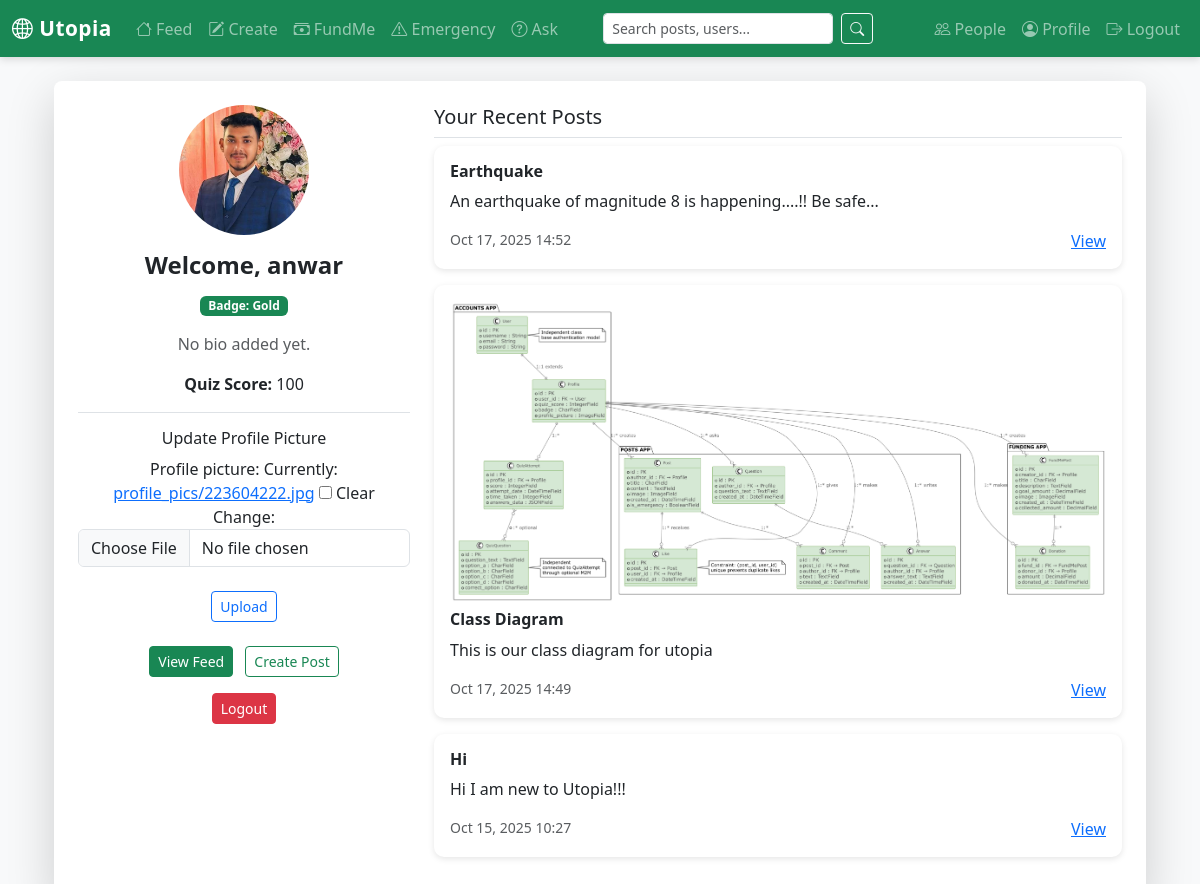
Screenshot of /accounts/profile/ (signed in) with the database file from the repository.
### accounts/models.py (models this page shows, shortened)
class Profile(models.Model):
    user = models.OneToOneField(User, on_delete=models.CASCADE)
    display_name = models.CharField(max_length=150, blank=True)
    bio = models.TextField(blank=True)
    profile_image = models.ImageField(upload_to='profiles/', blank=True, null=True)
    quiz_score = models.IntegerField(null=True, blank=True)    # percent or raw
    badge = models.CharField(max_length=50, choices=[("Bronze","Bronze"),("Silver","Silver"),("Gold","Gold")], default="Bronze")
    created_at = models.DateTimeField(auto_now_add=True)
    updated_at = models.DateTimeField(auto_now=True)
    profile_picture = models.ImageField(upload_to='profile_pics/', blank=True, null=True)

### posts/models.py (models this page shows, shortened)
class Post(models.Model):
    profile = models.ForeignKey("accounts.Profile", on_delete=models.CASCADE, related_name="posts")
    title = models.CharField(max_length=200, blank=True)
    content = models.TextField(blank=True)
    image = models.ImageField(upload_to="posts/", blank=True, null=True)
    is_emergency = models.BooleanField(default=False)
    created_at = models.DateTimeField(default=timezone.now)
    updated_at = models.DateTimeField(auto_now=True)
    likes_count = models.IntegerField(default=0)
    class Meta:
        ordering = ["-created_at"]

### accounts/views.py (the view)
# urls.py: path("profile/", views.profile, name="profile"),
@login_required
def profile(request):
    username = request.GET.get('user')
    if username and username != request.user.username:
        user = get_object_or_404(User, username=username)
        profile = user.profile
        editable = False
    else:
        user = request.user
        profile = user.profile
        editable = True
    if editable and request.method == "POST":
        form = ProfilePictureForm(request.POST, request.FILES, instance=profile)
        if form.is_valid():
            if 'profile_picture-clear' in request.POST:
                if profile.profile_picture:
                    profile.profile_picture.delete(save=False)
                profile.profile_picture = None
            form.save()
            messages.success(request, "Profile updated successfully.")
            return redirect('accounts:profile')
    else:
        form = ProfilePictureForm(instance=profile)
    return render(request, 'accounts/account_profile.html', {
        'form': form,
        'profile': profile,
        'editable': editable,  # ✅ Pass to template to hide edit form for others
        'user_viewed': user,
    })

### accounts/forms.py
class ProfilePictureForm(forms.ModelForm):
    class Meta:
        model = Profile
        fields = ['profile_picture']
        widgets = {
            'profile_picture': forms.ClearableFileInput(attrs={'class': 'form-control'}),
        }

### templates/accounts/account_profile.html (shortened to what this page needs)
{% extends 'base.html' %}
{% load static %}
{% block content %}
<div class="container mt-4">
  <div class="card shadow-lg p-4 rounded-3">
    <div class="row">
      <div class="col-md-4 text-center">
        {% if profile.profile_picture %}
          <img src="{{ profile.profile_picture.url }}" class="rounded-circle mb-3" width="130" height="130" alt="Profile Picture">
        {% else %}
          <div class="border rounded-circle d-inline-block bg-light mb-3" style="width:130px;height:130px;line-height:130px;">
            <span class="text-muted">No Picture</span>
          </div>
        {% endif %}
        <h4 class="fw-semibold">Welcome, {{ user.username }}</h4>
        {% if profile.badge %}
          <span class="badge bg-success mt-2">Badge: {{ profile.badge }}</span>
        {% else %}
          <span class="badge bg-secondary mt-2">No badge yet</span>
        {% endif %}
        <p class="mt-3 text-muted">{{ profile.bio|default:"No bio added yet." }}</p>
        <p><strong>Quiz Score:</strong> {{ profile.quiz_score|default:"N/A" }}</p>
        <div class="mt-3 border-top pt-3">
          <h6>Update Profile Picture</h6>
          <form method="post" enctype="multipart/form-data">
            {{ form.as_p }}
            <button type="submit" class="btn btn-outline-primary btn-sm mt-2">Upload</button>
          </form>
        </div>
        <div class="mt-4">
          <a href="{% url 'posts:feed' %}" class="btn btn-success btn-sm me-2">View Feed</a>
          <a href="{% url 'posts:create_post' %}" class="btn btn-outline-success btn-sm">Create Post</a>
        </div>
        <div class="mt-3">
          <a href="{% url 'accounts:logout' %}" class="btn btn-danger btn-sm">Logout</a>
        </div>
      </div>
      <div class="col-md-8">
        <h5 class="border-bottom pb-2">Your Recent Posts</h5>
        {% if profile.posts.all %}
          {% for post in profile.posts.all|slice:":5" %}
            <div class="card mb-3 p-3">
              {% if post.image %}
                <img src="{{ post.image.url }}" class="rounded mb-2" width="100%">
              {% endif %}
              <h6 class="fw-bold">{{ post.title|default:"(No title)" }}</h6>
              <p>{{ post.content|truncatewords:20 }}</p>
              <div class="d-flex justify-content-between text-muted">
                <small>{{ post.created_at|date:"M d, Y H:i" }}</small>
                <a href="{% url 'posts:detail' post.id %}" class="text-primary">View</a>
              </div>
            </div>
          {% endfor %}
        {% else %}
          <p class="text-muted">You haven’t posted anything yet.</p>
        {% endif %}
      </div>
    </div>
  </div>
</div>
{% endblock %}

### templates/base.html (style rules this page uses)
body { background-color: #f8f9fa; }
.card { border: none; border-radius: 10px; box-shadow: 0 2px 6px rgba(0,0,0,0.1); }

### rows the page displays
Profile: profile_picture (picture), badge "Gold", bio "No bio added yet.", quiz_score "100"
Post: title "Earthquake", content "An earthquake of magnitude 8 is happening....!! Be safe...", created_at "Oct 17, 2025 14:52"
Post: image (picture), title "Class Diagram", content "This is our class diagram for utopia", created_at "Oct 17, 2025 14:49"
Post: title "Hi", content "Hi I am new to Utopia!!!", created_at "Oct 15, 2025 10:27"

### other values shown
{{ user.username }} "anwar"
